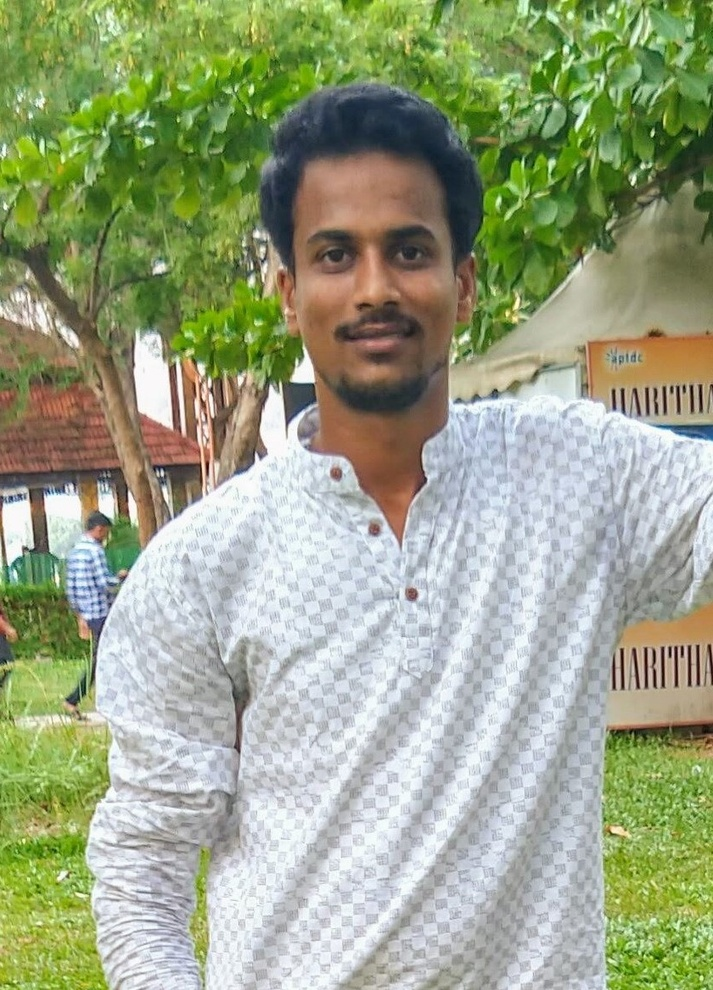
#> input picture about.jpg, 713 x 990 px, shrunk from 840 x 1167 before the run
$ python 'Image Segmentation.py'
#> lines starting #> are read from the running program, lines starting #| are printed output that depends on the picture; after the words box and inside, x2 and y2 are one past the last pixel; in counts of white or black regions, pixels touching at a corner belong together
import cv2
Url = "about.jpg"
img = cv2.imread(Url)
#> img is the input picture: shape (990, 713, 3); mean B, G, R 133.2, 163.9, 154.3
gray = cv2.cvtColor(img, cv2.COLOR_BGR2GRAY)
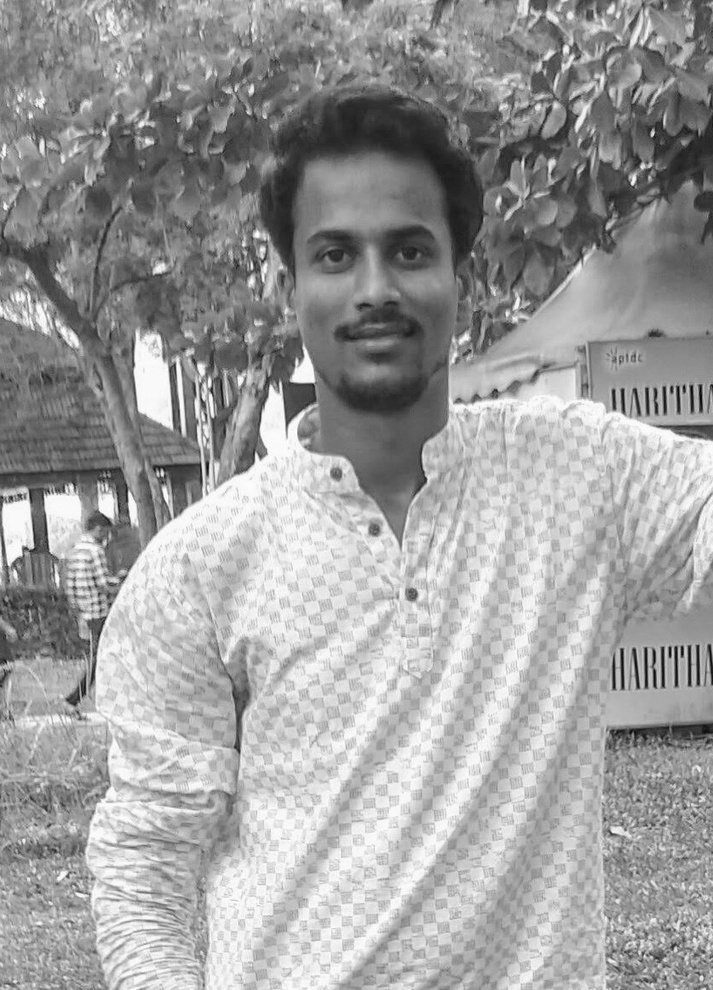
#> gray: shape (990, 713); min 6, max 255, mean 157.5
gray = cv2.bilateralFilter(gray, 11, 17, 17)
edges=cv2.Canny(gray,100,200)
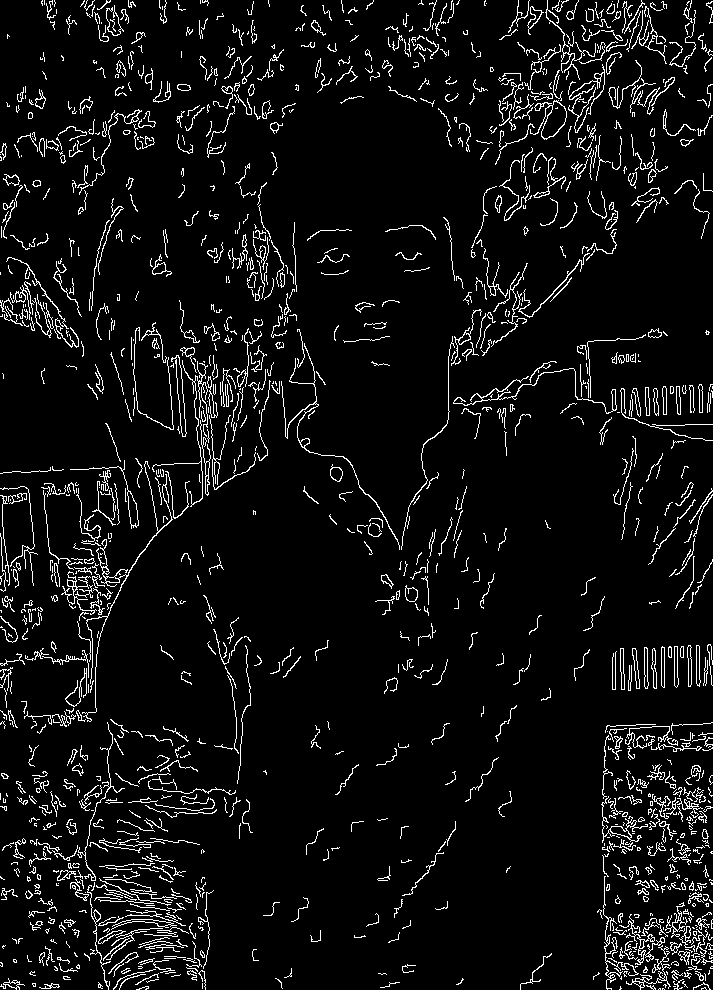
#> edges: shape (990, 713); 6.3% white in thin lines or dots
cv2.imshow('edges', edges)
cv2.waitKey(0)

kernel = cv2.getStructuringElement(cv2.MORPH_RECT, (7, 7))
closed = cv2.morphologyEx(edges, cv2.MORPH_CLOSE, kernel)
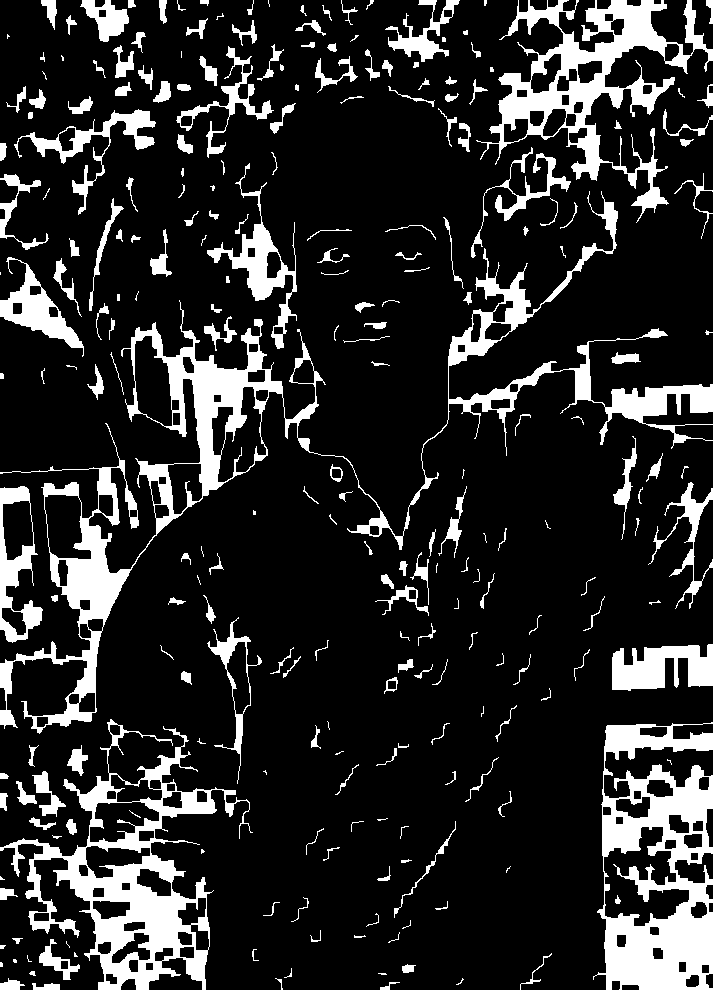
#> closed: shape (990, 713); 16.2% white; 252 white regions (50 under 20 px)
cv2.imshow("Closed", closed)
cv2.waitKey(0)
i=0
cnts,heir= cv2.findContours(closed.copy(),cv2.RETR_EXTERNAL,cv2.CHAIN_APPROX_SIMPLE)[-2:]
#> cnts = 250 contours, 122 with area under 20; largest, box (x1, y1, x2, y2) and area: (0, 191, 713, 734) 36789, (593, 722, 713, 990) 23611, (0, 719, 253, 990) 22871, (476, 0, 713, 223) 15182, (0, 486, 43, 643) 4074
for c in cnts:
   	#peri = cv2.arcLength(c, True)
   	#approx = cv2.approxPolyDP(c, 0.02 * peri, True)
   	#cv2.drawContours(img, [approx], -1, (0, 255, 0), 2)
	x,y,w,h =cv2.boundingRect(c)
	i=i+1;
	newImage=img[y:y+h,x:x+w]
	cv2.imwrite(str(i)+'.jpg',newImage)
#> this loop made 250 passes
#> (x, y, w, h) on passes 1 to 3: (32, 983, 28, 7), (380, 982, 20, 8), (456, 978, 8, 7)
#> after the loop, i = 250

cv2.imshow('dst_rt', img)
cv2.waitKey(0)
cv2.destroyAllWindows()
